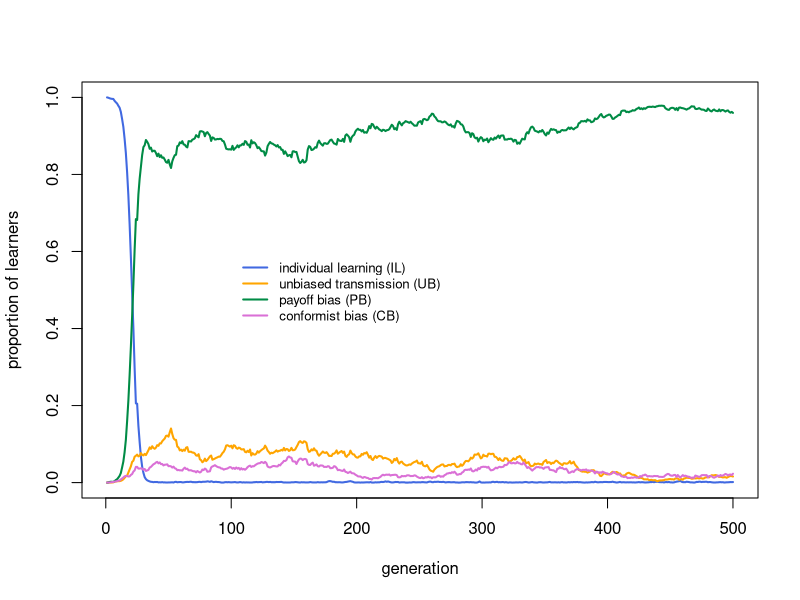
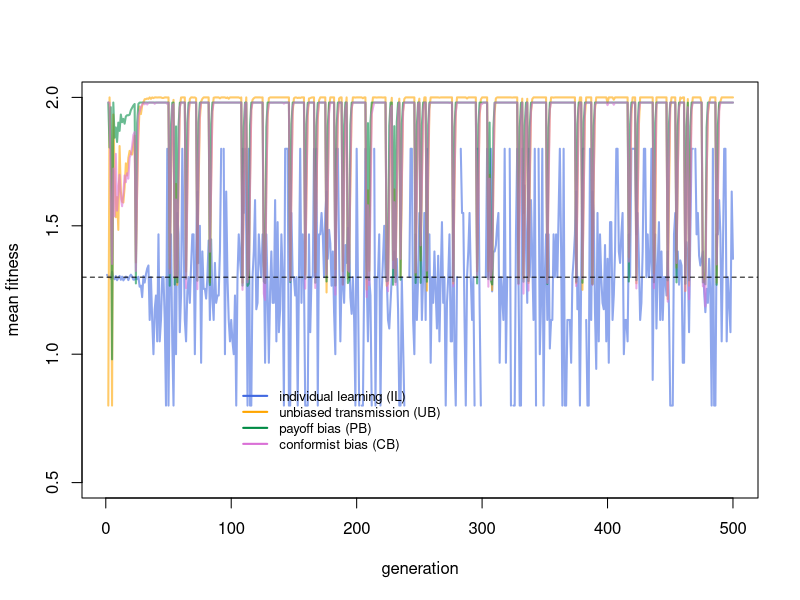

Recreate these plots in R, in order. (Note: a time limit stopped this script after it produced the figures.)
## ---- chunk 1

N <- 1000

# create agents, initially all individual learners
agent <- data.frame(learning = rep("IL", N), 
                    behaviour = rep(NA, N), 
                    fitness = rep(NA, N))

head(agent)

## ---- chunk 2

t_max <- 500

# keep track of freq and fitnesses of each type
output <- data.frame(ILfreq = rep(NA, t_max),
                     UBfreq = rep(NA, t_max),
                     PBfreq = rep(NA, t_max),
                     CBfreq = rep(NA, t_max),
                     ILfitness = rep(NA, t_max),
                     UBfitness = rep(NA, t_max),
                     PBfitness = rep(NA, t_max),
                     CBfitness = rep(NA, t_max))

head(output)

## ---- chunk 3

t <- 1
p_i <- 0.5
b <- 1
c_i <- 0.2

#individual learning for ILs
agent$behaviour[agent$learning == "IL"] <- sample(c(1,0), 
                                                  sum(agent$learning == "IL"), 
                                                  replace = TRUE, 
                                                  prob = c(p_i, 1 - p_i))

# get fitnesses
agent$fitness <- ifelse(agent$behaviour, 1 + b, 1)
agent$fitness[agent$learning == "IL"] <- agent$fitness[agent$learning == "IL"] - c_i

head(agent)
    
## ---- chunk 4

# record frequencies and fitnesses
output$ILfreq[t] <- sum(agent$learning == "IL") / N
output$UBfreq[t] <- sum(agent$learning == "UB") / N
output$PBfreq[t] <- sum(agent$learning == "PB") / N
output$CBfreq[t] <- sum(agent$learning == "CB") / N
output$ILfitness[t] <- mean(agent$fitness[agent$learning == "IL"])
output$UBfitness[t] <- mean(agent$fitness[agent$learning == "UB"])
output$PBfitness[t] <- mean(agent$fitness[agent$learning == "PB"])
output$CBfitness[t] <- mean(agent$fitness[agent$learning == "CB"])

head(output)

## ---- chunk 5

mu <- 0.5

# mutation
mutate <- runif(N) < mu
IL_mutate <- agent$learning == "IL" & mutate
UB_mutate <- agent$learning == "UB" & mutate
PB_mutate <- agent$learning == "PB" & mutate
CB_mutate <- agent$learning == "CB" & mutate

agent$learning[IL_mutate] <- sample(c("UB","PB","CB"), sum(IL_mutate), replace = TRUE)
agent$learning[UB_mutate] <- sample(c("IL","PB","CB"), sum(UB_mutate), replace = TRUE)
agent$learning[PB_mutate] <- sample(c("IL","UB","CB"), sum(PB_mutate), replace = TRUE)
agent$learning[CB_mutate] <- sample(c("IL","UB","PB"), sum(CB_mutate), replace = TRUE)

head(agent[,1:2], 10)

## ---- chunk 6

t <- 2

# 1. store previous timestep agent
previous_agent <- agent

# 2. individual learning for ILs
agent$behaviour[agent$learning == "IL"] <- sample(c(1,0), 
                                                  sum(agent$learning == "IL"), 
                                                  replace = TRUE, 
                                                  prob = c(p_i, 1 - p_i))
    
## ---- chunk 7

v <- 0.9

# 3. social learning for critical learners
    
# if environment has changed, all social learners have incorrect beh
if (v < runif(1)) {
  
  agent$behaviour[agent$learning != "IL"] <- 0 # incorrect
  
} else {
  
  # social learning code
  
}

## ---- chunk 8

n <- 3

# create matrix for holding n demonstrators for N agents
# fill with randomly selected agents from previous gen
dems <- matrix(data = sample(previous_agent$behaviour, N*n, replace = TRUE),
               nrow = N, ncol = n)

head(dems)

## ---- chunk 9

# proportion correct before social learning
mean(agent$behaviour[agent$learning == "UB"])

# for UBs, copy the behaviour of the 1st dem in dems
agent$behaviour[agent$learning == "UB" & dems[,1]] <- 1 # correct
agent$behaviour[agent$learning == "UB" & !dems[,1]] <- 0 # incorrect

# proportion correct after social learning
mean(agent$behaviour[agent$learning == "UB"])

## ---- chunk 10

# proportion correct before social learning
mean(agent$behaviour[agent$learning == "PB"])

# for PB, copy correct if at least one of dems is correct
agent$behaviour[agent$learning == "PB" & rowSums(dems) > 0] <- 1 # correct
agent$behaviour[agent$learning == "PB" & rowSums(dems) == 0] <- 0 # incorrect

# proportion correct after social learning
mean(agent$behaviour[agent$learning == "PB"])

## ---- chunk 11

f <- 3

# proportion correct before social learning
mean(agent$behaviour[agent$learning == "CB"])

# for CB, copy majority behaviour according to parameter f
copy_probs <- rowSums(dems)^f / (rowSums(dems)^f + (n - rowSums(dems))^f)
probs <- runif(N)
agent$behaviour[agent$learning == "CB" & probs < copy_probs] <- 1 # correct
agent$behaviour[agent$learning == "CB" & probs >= copy_probs] <- 0 # incorrect

# proportion correct after social learning
mean(agent$behaviour[agent$learning == "CB"])

## ---- chunk 12

# 4. incorrect social learners engage in individual learning
incorrect_SL <- agent$learning != "IL" & agent$behaviour == 0

agent$behaviour[incorrect_SL] <- sample(c(1,0),
                                        sum(incorrect_SL),
                                        replace = TRUE,
                                        prob = c(p_i, 1-p_i))
    
## ---- chunk 13

c_p <- 0.02
c_c <- 0.02

# 5. calculate fitnesses
    
# all correct agents get bonus b
agent$fitness <- ifelse(agent$behaviour, 1 + b, 1)  

# costs of learning
agent$fitness[agent$learning == "IL"] <- agent$fitness[agent$learning == "IL"] - c_i
agent$fitness[agent$learning == "PB"] <- agent$fitness[agent$learning == "PB"] - c_p
agent$fitness[agent$learning == "CB"] <- agent$fitness[agent$learning == "CB"] - c_c
agent$fitness[incorrect_SL] <- agent$fitness[incorrect_SL] - c_i

head(agent, 10)
    
## ---- chunk 14

# 6. record frequencies and fitnesses of each type
output$ILfreq[t] <- sum(agent$learning == "IL") / N
output$UBfreq[t] <- sum(agent$learning == "UB") / N
output$PBfreq[t] <- sum(agent$learning == "PB") / N
output$CBfreq[t] <- sum(agent$learning == "CB") / N
output$ILfitness[t] <- mean(agent$fitness[agent$learning == "IL"])
output$UBfitness[t] <- mean(agent$fitness[agent$learning == "UB"])
output$PBfitness[t] <- mean(agent$fitness[agent$learning == "PB"])
output$CBfitness[t] <- mean(agent$fitness[agent$learning == "CB"])

head(output)
    
## ---- chunk 15

# before selection
table(agent$learning)/N

 # 7. selection and reproduction
relative_fitness <- agent$fitness / sum(agent$fitness)

agent$learning <- sample(agent$learning,
                         N,
                         prob = relative_fitness,
                         replace = TRUE)

# after selection
table(agent$learning)/N
    
## ---- chunk 16

# 8. mutation
mutate <- runif(N) < mu
IL_mutate <- agent$learning == "IL" & mutate
UB_mutate <- agent$learning == "UB" & mutate
PB_mutate <- agent$learning == "PB" & mutate
CB_mutate <- agent$learning == "CB" & mutate

agent$learning[IL_mutate] <- sample(c("UB","PB","CB"), sum(IL_mutate), replace = TRUE)
agent$learning[UB_mutate] <- sample(c("IL","PB","CB"), sum(UB_mutate), replace = TRUE)
agent$learning[PB_mutate] <- sample(c("IL","UB","CB"), sum(PB_mutate), replace = TRUE)
agent$learning[CB_mutate] <- sample(c("IL","UB","PB"), sum(CB_mutate), replace = TRUE)
    
## ---- chunk 17

SLStemporal <- function(N=5000, t_max=500, p_i=0.5, b=1, c_i=0.2, mu=0.001, v=0.9,
                        n=3, f=3, c_c=0.02, c_p=0.02) {
  
  # create agents, initially all individual learners
  agent <- data.frame(learning = rep("IL", N), 
                      behaviour = rep(NA, N), 
                      fitness = rep(NA, N))
  
  # keep track of freq and fitnesses of each type
  output <- data.frame(ILfreq = rep(NA, t_max),
                       UBfreq = rep(NA, t_max),
                       PBfreq = rep(NA, t_max),
                       CBfreq = rep(NA, t_max),
                       ILfitness = rep(NA, t_max),
                       UBfitness = rep(NA, t_max),
                       PBfitness = rep(NA, t_max),
                       CBfitness = rep(NA, t_max))
  
  # start timestep loop
  for (t in 1:t_max) {
    
    # 1. store previous timestep agent
    previous_agent <- agent
    
    # 2. individual learning for ILs
    agent$behaviour[agent$learning == "IL"] <- sample(c(1,0), 
                                                      sum(agent$learning == "IL"), 
                                                      replace = TRUE, 
                                                      prob = c(p_i, 1 - p_i))
    
    # 3. social learning for critical learners
    
    # if environment has changed, all social learners have incorrect beh
    if (v < runif(1)) {
      
      agent$behaviour[agent$learning != "IL"] <- 0 # incorrect
      
    } else {
      
      # otherwise create matrix for holding n demonstrators for N agents
      # fill with randomly selected agents from previous gen
      dems <- matrix(data = sample(previous_agent$behaviour, N*n, replace = TRUE),
                     nrow = N, ncol = n)
      
      # for UBs, copy the behaviour of the 1st dem in dems
      agent$behaviour[agent$learning == "UB" & dems[,1]] <- 1 # correct
      agent$behaviour[agent$learning == "UB" & !dems[,1]] <- 0 # incorrect
      
      # for PB, copy correct if at least one of dems is correct
      agent$behaviour[agent$learning == "PB" & rowSums(dems) > 0] <- 1 # correct
      agent$behaviour[agent$learning == "PB" & rowSums(dems) == 0] <- 0 # incorrect
      
      # for CB, copy majority behaviour according to parameter f
      copy_probs <- rowSums(dems)^f / (rowSums(dems)^f + (n - rowSums(dems))^f)
      probs <- runif(N)
      agent$behaviour[agent$learning == "CB" & probs < copy_probs] <- 1 # correct
      agent$behaviour[agent$learning == "CB" & probs >= copy_probs] <- 0 # incorrect
      
    }
    
    # 4. incorrect social learners engage in individual learning
    incorrect_SL <- agent$learning != "IL" & agent$behaviour == 0
    
    agent$behaviour[incorrect_SL] <- sample(c(1,0),
                                            sum(incorrect_SL),
                                            replace = TRUE,
                                            prob = c(p_i, 1-p_i))
    
    # 5. calculate fitnesses
    
    # all correct agents get bonus b
    agent$fitness <- ifelse(agent$behaviour, 1 + b, 1)  
    
    # costs of learning
    agent$fitness[agent$learning == "IL"] <- agent$fitness[agent$learning == "IL"] - c_i
    agent$fitness[agent$learning == "PB"] <- agent$fitness[agent$learning == "PB"] - c_p
    agent$fitness[agent$learning == "CB"] <- agent$fitness[agent$learning == "CB"] - c_c
    agent$fitness[incorrect_SL] <- agent$fitness[incorrect_SL] - c_i
    
    # 6. record frequencies and fitnesses of each type
    output$ILfreq[t] <- sum(agent$learning == "IL") / N
    output$UBfreq[t] <- sum(agent$learning == "UB") / N
    output$PBfreq[t] <- sum(agent$learning == "PB") / N
    output$CBfreq[t] <- sum(agent$learning == "CB") / N
    output$ILfitness[t] <- mean(agent$fitness[agent$learning == "IL"])
    output$UBfitness[t] <- mean(agent$fitness[agent$learning == "UB"])
    output$PBfitness[t] <- mean(agent$fitness[agent$learning == "PB"])
    output$CBfitness[t] <- mean(agent$fitness[agent$learning == "CB"])
    
    # 7. selection and reproduction
    relative_fitness <- agent$fitness / sum(agent$fitness)
    
    agent$learning <- sample(agent$learning,
                             N,
                             prob = relative_fitness,
                             replace = TRUE)
    
    # 8. mutation
    mutate <- runif(N) < mu
    IL_mutate <- agent$learning == "IL" & mutate
    UB_mutate <- agent$learning == "UB" & mutate
    PB_mutate <- agent$learning == "PB" & mutate
    CB_mutate <- agent$learning == "CB" & mutate
    
    agent$learning[IL_mutate] <- sample(c("UB","PB","CB"), sum(IL_mutate), replace = TRUE)
    agent$learning[UB_mutate] <- sample(c("IL","PB","CB"), sum(UB_mutate), replace = TRUE)
    agent$learning[PB_mutate] <- sample(c("IL","UB","CB"), sum(PB_mutate), replace = TRUE)
    agent$learning[CB_mutate] <- sample(c("IL","UB","PB"), sum(CB_mutate), replace = TRUE)
    
  }
  
  # add predicted IL fitness to output and export
  output$predictedILfitness <- 1 + b*p_i - c_i
  output
  
}


## ---- chunk 18

SLSfreqplot <- function(output) {
  
  plot(output$ILfreq,
       type = 'l',
       lwd = 2,
       col = "royalblue",
       ylim = c(0,1),
       ylab = "proportion of learners",
       xlab = "generation")
  
  lines(output$UBfreq,
        type = 'l',
        lwd = 2,
        col = "orange")
  
  lines(output$PBfreq,
        type = 'l',
        lwd = 2,
        col = "springgreen4")
  
  lines(output$CBfreq,
        type = 'l',
        lwd = 2,
        col = "orchid")
  
  legend(x = nrow(output)/5, y = 0.6,
         legend = c("individual learning (IL)", 
                    "unbiased transmission (UB)", 
                    "payoff bias (PB)", 
                    "conformist bias (CB)"),
         col = c("royalblue", "orange", "springgreen4","orchid"),
         lty = 1,
         lwd = 2,
         bty = "n",
         cex = 0.8)
  
}

SLSfitnessplot <- function(output) {
  
  alpha = 150
    
  plot(output$ILfitness,
       type = 'l',
       lwd = 2,
       col = rgb(65,105,225,max=255,alpha), # royalblue
       ylim = c(0.5,2),
       ylab = "mean fitness",
       xlab = "generation")
  
  lines(output$UBfitness,
        type = 'l',
        lwd = 2,
        col = rgb(255,165,0,max=255,alpha)) # orange
  
  lines(output$PBfitness,
        type = 'l',
        lwd = 2,
        col = rgb(0,139,69,max=255,alpha)) # springgreen4
  
  lines(output$CBfitness,
        type = 'l',
        lwd = 2,
        col = rgb(218,112,214,max=255,alpha)) # orchid
  
  legend(x = nrow(output)/5, y = 0.9,
         legend = c("individual learning (IL)", 
                    "unbiased transmission (UB)", 
                    "payoff bias (PB)", 
                    "conformist bias (CB)"),
         col = c("royalblue", "orange", "springgreen4","orchid"),
         lty = 1,
         lwd = 2,
         bty = "n",
         cex = 0.8)
  
  abline(h = output$predictedILfitness[1],
         lty = 2)
  
}

## ---- chunk 19

data_model19a <- SLStemporal()

SLSfreqplot(data_model19a)

## ---- chunk 20

SLSfitnessplot(data_model19a)

## ---- chunk 21

SLSfitnessplot(data_model19a[1:100, ])

## ---- chunk 22

SLStemporalheatmap <- function(parameters, cutoff = 0.5,
                               N = 1000, t_max = 1000, p_i=0.5, b=1, c_i=0.2, mu=0.001, 
                               v=0.9, n=3, f=3, c_c=0.02, c_p=0.02) {
  
  # for brevity
  p <- parameters
  
  # list of default arguments
  arguments <- data.frame(N, t_max, p_i, b, c_i, mu, v,
                          n, f, c_c, c_p)
  
  # for modifying later on
  p1_pos <- which(names(arguments) == names(p[1])) # position of p1 in arguments
  p2_pos <- which(names(arguments) == names(p[2])) # position of p2 in arguments
  
  # matrix to hold winning strategies
  # 0=none,1=IL,2=UB,3=PB,4=CB
  strategy <- matrix(nrow = length(p[[1]]),
                     ncol = length(p[[2]]))

  for (p1 in p[[1]]) {
    
    for (p2 in p[[2]]) {
      
      # set this run's parameter values
      arguments[p1_pos] <- p1
      arguments[p2_pos] <- p2
      
      # run the model
      output <- SLStemporal(as.numeric(arguments[1]),
                            as.numeric(arguments[2]),
                            as.numeric(arguments[3]),
                            as.numeric(arguments[4]),
                            as.numeric(arguments[5]),
                            as.numeric(arguments[6]),
                            as.numeric(arguments[7]),
                            as.numeric(arguments[8]),
                            as.numeric(arguments[9]),
                            as.numeric(arguments[10]),
                            as.numeric(arguments[11]))
    
      # record which strategy has frequency above cutoff; if none, set to zero
      if (length(which(output[nrow(output),1:4] > cutoff) > 0)) {
        strategy[which(p[[1]] == p1), which(p[[2]] == p2)] <- 
          which(output[nrow(output),1:4] > cutoff)
      } else {
        strategy[which(p[[1]] == p1), which(p[[2]] == p2)] <- 0
      }
  
    }
    
  }
       
  # draw heatmap from strategy
  heatmap(strategy, 
          Rowv = NA, 
          Colv = NA, 
          labRow = p[[1]],
          labCol = p[[2]], 
          col = c("grey","royalblue","orange","springgreen4","orchid"),
          breaks = c(-.5,0.5,1.5,2.5,3.5,4.5),
          scale = "none",
          ylab = names(p[1]),
          xlab = names(p[2]))
  legend("bottomleft",
         legend = c("IL", "UB", "PB", "CB"),
         fill = c("royalblue", "orange", "springgreen4","orchid"),
         cex = 0.8,
         bg = "white")
  
  # export strategy
  strategy
  
}

## ---- chunk 23

parameters <- list(p_i = seq(0.5,1,0.05), v = seq(0.5,1,0.05))

strategy <- SLStemporalheatmap(parameters)

## ---- chunk 24

parameters <- list(c_c = c(0,0.001,0.005,0.01,0.05,0.1), 
                   c_p = c(0,0.001,0.005,0.01,0.05,0.1))

strategy <- SLStemporalheatmap(parameters)

## ---- chunk 25

parameters <- list(n = c(1,3,5,7,9,11), f = c(1,2,3,5,10,12))

strategy <- SLStemporalheatmap(parameters, c_p = 0.1, c_c = 0.01)

## ---- chunk 26

N <- 100
G <- 5
t_max <- 100

# create agents, initially all individual learners
agent <- data.frame(group = rep(1:G, each = N),
                    learning = rep("IL", N*G), 
                    behaviour = rep(NA, N*G), # this is now 1,2...G
                    fitness = rep(NA, N*G))

# keep track of freq and fitnesses of each type
output <- data.frame(ILfreq = rep(NA, t_max),
                     UBfreq = rep(NA, t_max),
                     PBfreq = rep(NA, t_max),
                     CBfreq = rep(NA, t_max),
                     ILfitness = rep(NA, t_max),
                     UBfitness = rep(NA, t_max),
                     PBfitness = rep(NA, t_max),
                     CBfitness = rep(NA, t_max))

## ---- chunk 27

t <- 1
p_i <- 0.5
b <- 1
c_i <- 0.2
mu <- 0.5

# individual learning for ILs

# for each group, acquire correct group beh with prob p_i, otherwise random other
for (g in 1:G) {
  
  ingroup <- agent$learning == "IL" & agent$group == g
  
  agent$behaviour[ingroup] <- sample(c(g,(1:G)[-g]), 
                                     sum(ingroup), 
                                     replace = TRUE, 
                                     prob = c(p_i, rep((1-p_i)/(G-1), G-1)))
  
}

# get fitnesses
agent$fitness <- ifelse(agent$behaviour == agent$group, 1 + b, 1)  
agent$fitness[agent$learning == "IL"] <- agent$fitness[agent$learning == "IL"] - c_i

head(agent)

# record frequencies and fitnesses of each type
output$ILfreq[t] <- sum(agent$learning == "IL") / (N*G)
output$UBfreq[t] <- sum(agent$learning == "UB") / (N*G)
output$PBfreq[t] <- sum(agent$learning == "PB") / (N*G)
output$CBfreq[t] <- sum(agent$learning == "CB") / (N*G)
output$ILfitness[t] <- mean(agent$fitness[agent$learning == "IL"])
output$UBfitness[t] <- mean(agent$fitness[agent$learning == "UB"])
output$PBfitness[t] <- mean(agent$fitness[agent$learning == "PB"])
output$CBfitness[t] <- mean(agent$fitness[agent$learning == "CB"])

head(output)

# mutation
mutate <- runif(N) < mu
IL_mutate <- agent$learning == "IL" & mutate
UB_mutate <- agent$learning == "UB" & mutate
PB_mutate <- agent$learning == "PB" & mutate
CB_mutate <- agent$learning == "CB" & mutate

agent$learning[IL_mutate] <- sample(c("UB","PB","CB"), sum(IL_mutate), replace = TRUE)
agent$learning[UB_mutate] <- sample(c("IL","PB","CB"), sum(UB_mutate), replace = TRUE)
agent$learning[PB_mutate] <- sample(c("IL","UB","CB"), sum(PB_mutate), replace = TRUE)
agent$learning[CB_mutate] <- sample(c("IL","UB","PB"), sum(CB_mutate), replace = TRUE)

## ---- chunk 28

t <- 2

# 1. store previous timestep agent
previous_agent <- agent

# 2. individual learning for ILs
  
# for each group, acquire correct group beh with prob p_i, otherwise random other
for (g in 1:G) {
  
  ingroup <- agent$learning == "IL" & agent$group == g
  
  agent$behaviour[ingroup] <- sample(c(g,(1:G)[-g]), 
                                     sum(ingroup), 
                                     replace = TRUE, 
                                     prob = c(p_i, rep((1-p_i)/(G-1), G-1)))
  
}

## ---- chunk 29

n <- 3

# 3. social learning for critical learners

# select group-specific demonstrators
dems <- NULL

# cycle through each group
for (g in 1:G) {
  
  ingroup <- agent$group == g
  
  dems <- rbind(dems,
                matrix(data = sample(previous_agent$behaviour[ingroup], N*n, replace = TRUE),
                       nrow = N, ncol = n))
  
}

head(dems)

## ---- chunk 30

# proportion correct before social learning
mean(agent$behaviour[agent$learning == "UB"] == agent$group[agent$learning == "UB"])

# for UBs, copy the behaviour of the 1st dem in dems
agent$behaviour[agent$learning == "UB"] <- dems[agent$learning == "UB", 1]

# proportion correct after social learning
mean(agent$behaviour[agent$learning == "UB"] == agent$group[agent$learning == "UB"])

## ---- chunk 31

# proportion correct before social learning
mean(agent$behaviour[agent$learning == "PB"] == agent$group[agent$learning == "PB"])

# for PB, copy correct if at least one of dems is correct

PB_correct <- agent$learning == "PB" & rowSums(dems == agent$group) > 0
PB_incorrect <- agent$learning == "PB" & rowSums(dems == agent$group) == 0

agent$behaviour[PB_correct] <- agent$group[PB_correct]
agent$behaviour[PB_incorrect] <- dems[PB_incorrect, 1]


# proportion correct after social learning
mean(agent$behaviour[agent$learning == "PB"] == agent$group[agent$learning == "PB"])

## ---- chunk 32

f <- 3

# proportion correct before social learning
mean(agent$behaviour[agent$learning == "CB"] == agent$group[agent$learning == "CB"])

# for CB, copy majority behaviour according to parameter f
    
# get number of times each trait appears in n dems for each agent
counts <- matrix(nrow = N*G, ncol = G)
for (g in 1:G) counts[,g] <- rowSums(dems == g)

# get copy probs based on counts and f
copy_probs <- matrix(nrow = N*G, ncol = G)
for (g in 1:G) copy_probs[,g] <- rowSums(dems == g)^f / rowSums(counts^f)

# pick a trait based on copy_probs
CB_beh <- apply(copy_probs, 1, function(x) sample(1:G, 1, prob = x))

# CB agents copy the trait
agent$behaviour[agent$learning == "CB"] <- CB_beh[agent$learning == "CB"]


# proportion correct after social learning
mean(agent$behaviour[agent$learning == "CB"] == agent$group[agent$learning == "CB"])

## ---- chunk 33

c_c <- 0.02
c_p <- 0.02

# 4. incorrect social learners engage in individual learning
incorrect_SL <- agent$learning != "IL" & agent$behaviour != agent$group

for (g in 1:G) {
  
  ingroup <- incorrect_SL & agent$group == g
  
  agent$behaviour[ingroup] <- sample(c(g,(1:G)[-g]), 
                                     sum(ingroup), 
                                     replace = TRUE, 
                                     prob = c(p_i, rep((1-p_i)/(G-1), G-1)))
  
}

# 5. calculate fitnesses

# all correct agents get bonus b
agent$fitness <- ifelse(agent$behaviour == agent$group, 1 + b, 1)  

# costs of learning
agent$fitness[agent$learning == "IL"] <- agent$fitness[agent$learning == "IL"] - c_i
agent$fitness[agent$learning == "PB"] <- agent$fitness[agent$learning == "PB"] - c_p
agent$fitness[agent$learning == "CB"] <- agent$fitness[agent$learning == "CB"] - c_c
agent$fitness[incorrect_SL] <- agent$fitness[incorrect_SL] - c_i

# 6. record frequencies and fitnesses of each type
output$ILfreq[t] <- sum(agent$learning == "IL") / (N*G)
output$UBfreq[t] <- sum(agent$learning == "UB") / (N*G)
output$PBfreq[t] <- sum(agent$learning == "PB") / (N*G)
output$CBfreq[t] <- sum(agent$learning == "CB") / (N*G)
output$ILfitness[t] <- mean(agent$fitness[agent$learning == "IL"])
output$UBfitness[t] <- mean(agent$fitness[agent$learning == "UB"])
output$PBfitness[t] <- mean(agent$fitness[agent$learning == "PB"])
output$CBfitness[t] <- mean(agent$fitness[agent$learning == "CB"])

head(output)
  
## ---- chunk 34

# before selection
table(agent$learning)/(N*G)

# 7. selection and reproduction
# (now within-group)

for (g in 1:G) {
  
  ingroup <- agent$group == g
  
  relative_fitness <- agent$fitness[ingroup] / sum(agent$fitness[ingroup])
  
  agent$learning[ingroup] <- sample(agent$learning[ingroup],
                                    N,
                                    prob = relative_fitness,
                                    replace = TRUE)
  
}

# after selection
table(agent$learning)/(N*G)

## ---- chunk 35

m <- 0.1

# 8. mutation
mutate <- runif(N*G) < mu
IL_mutate <- agent$learning == "IL" & mutate
UB_mutate <- agent$learning == "UB" & mutate
PB_mutate <- agent$learning == "PB" & mutate
CB_mutate <- agent$learning == "CB" & mutate

agent$learning[IL_mutate] <- sample(c("UB","PB","CB"), sum(IL_mutate), replace = TRUE)
agent$learning[UB_mutate] <- sample(c("IL","PB","CB"), sum(UB_mutate), replace = TRUE)
agent$learning[PB_mutate] <- sample(c("IL","UB","CB"), sum(PB_mutate), replace = TRUE)
agent$learning[CB_mutate] <- sample(c("IL","UB","PB"), sum(CB_mutate), replace = TRUE)

# 9. migration

# NG probabilities, one for each agent, to compare against m
probs <- runif(1:(N*G))  

# with prob m, add an agent's learning and behaviour to list of migrants
migrants <- agent[probs < m, c("learning", "behaviour")]  

# put migrants randomly into empty slots
agent[probs < m, c("learning", "behaviour")] <- migrants[sample(rownames(migrants)),]
  
## ---- chunk 36

SLSspatial <- function(N=1000, t_max=500, p_i=0.5, b=1, c_i=0.2, mu=0.001,
                       G=5, n=3, f=3, c_c=0.02, c_p=0.02, m=0.1) {
  
  # create agents, initially all individual learners
  agent <- data.frame(group = rep(1:G, each = N),
                      learning = rep("IL", N*G), 
                      behaviour = rep(NA, N*G), # this is now 1,2...G
                      fitness = rep(NA, N*G))
  
  # keep track of freq and fitnesses of each type
  output <- data.frame(ILfreq = rep(NA, t_max),
                       UBfreq = rep(NA, t_max),
                       PBfreq = rep(NA, t_max),
                       CBfreq = rep(NA, t_max),
                       ILfitness = rep(NA, t_max),
                       UBfitness = rep(NA, t_max),
                       PBfitness = rep(NA, t_max),
                       CBfitness = rep(NA, t_max))
  
  # start timestep loop
  for (t in 1:t_max) {
    
    # 1. store previous timestep agent
    previous_agent <- agent
    
    # 2. individual learning for ILs
    
    # for each group, acquire correct group beh with prob p_i, otherwise random other
    for (g in 1:G) {
      
      ingroup <- agent$learning == "IL" & agent$group == g
      
      agent$behaviour[ingroup] <- sample(c(g,(1:G)[-g]), 
                                         sum(ingroup), 
                                         replace = TRUE, 
                                         prob = c(p_i, rep((1-p_i)/(G-1), G-1)))
      
    }
    
    # 3. social learning for social learners
    
    # skip if no social learners
    if (sum(agent$learning == "IL") < N*G) {
      
      # select group-specific demonstrators
      dems <- NULL
      
      # cycle through each group
      for (g in 1:G) {
        
        ingroup <- agent$group == g
        
        dems <- rbind(dems,
                      matrix(data = sample(previous_agent$behaviour[ingroup], N*n, replace = TRUE),
                             nrow = N, ncol = n))
        
      }
      
      # for UBs, copy the behaviour of the 1st dem in dems
      agent$behaviour[agent$learning == "UB"] <- dems[agent$learning == "UB", 1]
      
      # for PB, copy correct group beh if at least one of dems is correct
      PB_correct <- agent$learning == "PB" & rowSums(dems == agent$group) > 0
      PB_incorrect <- agent$learning == "PB" & rowSums(dems == agent$group) == 0
      
      agent$behaviour[PB_correct] <- agent$group[PB_correct]
      agent$behaviour[PB_incorrect] <- dems[PB_incorrect, 1]
      
      # for CB, copy majority behaviour according to parameter f
      
      # get number of times each trait appears in n dems for each agent
      counts <- matrix(nrow = N*G, ncol = G)
      for (g in 1:G) counts[,g] <- rowSums(dems == g)
      
      # get copy probs based on counts and f
      copy_probs <- matrix(nrow = N*G, ncol = G)
      for (g in 1:G) copy_probs[,g] <- rowSums(dems == g)^f / rowSums(counts^f)
      
      # pick a trait based on copy_probs
      CB_beh <- apply(copy_probs, 1, function(x) sample(1:G, 1, prob = x))
      
      # CB agents copy the trait
      agent$behaviour[agent$learning == "CB"] <- CB_beh[agent$learning == "CB"]
      
    }
    
    # 4. incorrect social learners engage in individual learning
    incorrect_SL <- agent$learning != "IL" & agent$behaviour != agent$group
    
    for (g in 1:G) {
      
      ingroup <- incorrect_SL & agent$group == g
      
      agent$behaviour[ingroup] <- sample(c(g,(1:G)[-g]), 
                                         sum(ingroup), 
                                         replace = TRUE, 
                                         prob = c(p_i, rep((1-p_i)/(G-1), G-1)))
      
    }
    
    # 5. calculate fitnesses
    
    # all correct agents get bonus b
    agent$fitness <- ifelse(agent$behaviour == agent$group, 1 + b, 1)  
    
    # costs of learning
    agent$fitness[agent$learning == "IL"] <- agent$fitness[agent$learning == "IL"] - c_i
    agent$fitness[agent$learning == "PB"] <- agent$fitness[agent$learning == "PB"] - c_p
    agent$fitness[agent$learning == "CB"] <- agent$fitness[agent$learning == "CB"] - c_c
    agent$fitness[incorrect_SL] <- agent$fitness[incorrect_SL] - c_i
    
    # 6. record frequencies and fitnesses of each type
    output$ILfreq[t] <- sum(agent$learning == "IL") / (N*G)
    output$UBfreq[t] <- sum(agent$learning == "UB") / (N*G)
    output$PBfreq[t] <- sum(agent$learning == "PB") / (N*G)
    output$CBfreq[t] <- sum(agent$learning == "CB") / (N*G)
    output$ILfitness[t] <- mean(agent$fitness[agent$learning == "IL"])
    output$UBfitness[t] <- mean(agent$fitness[agent$learning == "UB"])
    output$PBfitness[t] <- mean(agent$fitness[agent$learning == "PB"])
    output$CBfitness[t] <- mean(agent$fitness[agent$learning == "CB"])
    
    # 7. selection and reproduction
    # (now within-group)
    
    for (g in 1:G) {
      
      ingroup <- agent$group == g
      
      relative_fitness <- agent$fitness[ingroup] / sum(agent$fitness[ingroup])
      
      agent$learning[ingroup] <- sample(agent$learning[ingroup],
                                        N,
                                        prob = relative_fitness,
                                        replace = TRUE)
      
    }
    
    # 8. mutation
    mutate <- runif(N*G) < mu
    IL_mutate <- agent$learning == "IL" & mutate
    UB_mutate <- agent$learning == "UB" & mutate
    PB_mutate <- agent$learning == "PB" & mutate
    CB_mutate <- agent$learning == "CB" & mutate
    
    agent$learning[IL_mutate] <- sample(c("UB","PB","CB"), sum(IL_mutate), replace = TRUE)
    agent$learning[UB_mutate] <- sample(c("IL","PB","CB"), sum(UB_mutate), replace = TRUE)
    agent$learning[PB_mutate] <- sample(c("IL","UB","CB"), sum(PB_mutate), replace = TRUE)
    agent$learning[CB_mutate] <- sample(c("IL","UB","PB"), sum(CB_mutate), replace = TRUE)
    
    # 9. migration
    
    # NG probabilities, one for each agent, to compare against m
    probs <- runif(1:(N*G))  
    
    # with prob m, add an agent's learning and behaviour to list of migrants
    migrants <- agent[probs < m, c("learning", "behaviour")]  
    
    # put migrants randomly into empty slots
    agent[probs < m, c("learning", "behaviour")] <- migrants[sample(rownames(migrants)),]
    
  }
  
  # add predicted IL fitness to output and export
  output$predictedILfitness <- 1 + b*p_i - c_i
  output
  
}

## ---- chunk 37

data_model19b <- SLSspatial()

SLSfreqplot(data_model19b)

## ---- chunk 38

SLSfitnessplot(data_model19b)

## ---- chunk 39

SLSfitnessplot(data_model19b[1:100, ])

## ---- chunk 40

data_model19b <- SLSspatial(f = 5, n = 5, c_c = 0.01, c_p = 0.03)

SLSfreqplot(data_model19b)

## ---- chunk 41

data_model19a <- SLStemporal(f = 5, n = 5, c_c = 0.01, c_p = 0.03)

SLSfreqplot(data_model19a)

## ---- chunk 42

SLSspatialheatmap <- function(parameters, cutoff = 0.5,
                              N = 500, t_max = 1000, p_i=0.5, b=1, c_i=0.2, mu=0.001, 
                              G=5, n=3, f=3, c_c=0.02, c_p=0.02, m=0.1) {
  
  # for brevity
  p <- parameters
  
  # list of default arguments
  arguments <- data.frame(N, t_max, p_i, b, c_i, mu,
                          G, n, f, c_c, c_p, m)
  
  # for modifying later on
  p1_pos <- which(names(arguments) == names(p[1])) # position of p1 in arguments
  p2_pos <- which(names(arguments) == names(p[2])) # position of p2 in arguments
  
  # matrix to hold winning strategies
  # 0=none,1=IL,2=UB,3=PB,4=CB
  strategy <- matrix(nrow = length(p[[1]]),
                     ncol = length(p[[2]]))

  for (p1 in p[[1]]) {
    
    for (p2 in p[[2]]) {
      
      # set this run's parameter values
      arguments[p1_pos] <- p1
      arguments[p2_pos] <- p2
      
      # run the model
      output <- SLSspatial(as.numeric(arguments[1]),
                           as.numeric(arguments[2]),
                           as.numeric(arguments[3]),
                           as.numeric(arguments[4]),
                           as.numeric(arguments[5]),
                           as.numeric(arguments[6]),
                           as.numeric(arguments[7]),
                           as.numeric(arguments[8]),
                           as.numeric(arguments[9]),
                           as.numeric(arguments[10]),
                           as.numeric(arguments[11]),
                           as.numeric(arguments[12]))
    
      # record which strategy has frequency above cutoff; if none, set to zero
      if (length(which(output[nrow(output),1:4] > cutoff) > 0)) {
        strategy[which(p[[1]] == p1), which(p[[2]] == p2)] <- 
          which(output[nrow(output),1:4] > cutoff)
      } else {
        strategy[which(p[[1]] == p1), which(p[[2]] == p2)] <- 0
      }
  
    }
    
  }
       
  # draw heatmap from strategy
  heatmap(strategy, 
          Rowv = NA, 
          Colv = NA, 
          labRow = p[[1]],
          labCol = p[[2]], 
          col = c("grey","royalblue","orange","springgreen4","orchid"),
          breaks = c(-.5,0.5,1.5,2.5,3.5,4.5),
          scale = "none",
          ylab = names(p[1]),
          xlab = names(p[2]))
  legend("bottomleft",
         legend = c("IL", "UB", "PB", "CB"),
         fill = c("royalblue", "orange", "springgreen4","orchid"),
         cex = 0.8,
         bg = "white")
  
  # export strategy
  strategy
  
}

## ---- chunk 43

parameters <- list(p_i = seq(0.5,1,0.1), 
                   m = c(0,0.05,0.1,0.15,0.2))

strategy <- SLSspatialheatmap(parameters)

## ---- chunk 44

parameters <- list(n = c(3,5,7,9), f = c(1,3,5,7))

strategy <- SLSspatialheatmap(parameters, c_c = 0.01)
